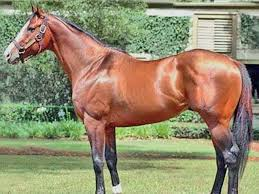
#> input picture Image Edge Detection/horse.jpg, 259 x 194 px, found by its file name
$ python Image_edge_Detection.py
#> lines starting #> are read from the running program, lines starting #| are printed output that depends on the picture
from scipy import ndimage
from matplotlib import image as im
import matplotlib.pyplot as plt
import numpy as np
image=im.imread('Desktop/horse.jpg')
#> image is the input picture: shape (194, 259, 3); mean R, G, B 148.6, 139.7, 109.7
r=image[:,:,0]
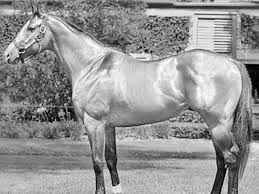
#> r: shape (194, 259); min 0, max 255, mean 148.6
g=image[:,:,1]
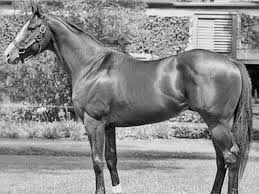
#> g: shape (194, 259); min 0, max 255, mean 139.7
b=image[:,:,2]
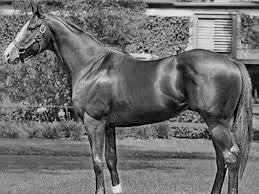
#> b: shape (194, 259); min 0, max 244, mean 109.7
grey_scale=0.21 * r + 0.72 * g + 0.07 * b
plt.gray()
edge_horizont=ndimage.sobel(grey_scale, 0)
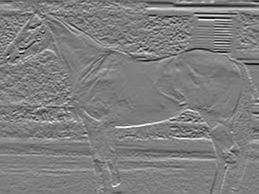
#> edge_horizont: shape (194, 259) float64; min -771.7, max 777.3, mean 0.6; drawn with min black and max white
edge_vertical=ndimage.sobel(grey_scale, 1)
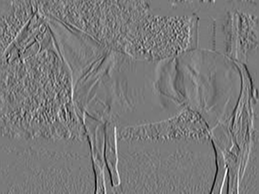
#> edge_vertical: shape (194, 259) float64; min -822.1, max 893.8, mean -0.7; drawn with min black and max white
magnitude=np.hypot(edge_horizont, edge_vertical)
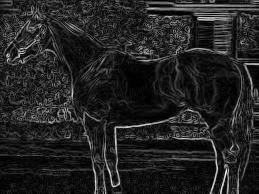
#> magnitude: shape (194, 259) float64; min 0, max 914.6, mean 127.4; drawn with min black and max white
plt.subplot(1,3,1)
plt.imshow(image)
plt.title('oringal image')
plt.subplot(1,3,2)
plt.imshow(grey_scale)
plt.title("greyimage")
plt.subplot(1,3,3)
plt.imshow(magnitude)
plt.title('edge detected image')

$ run again, with Image Edge Detection/graps.jpg copied over Image Edge Detection/horse.jpg
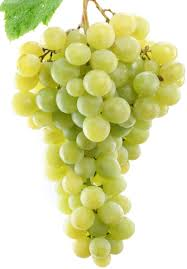
#> input picture Image Edge Detection/graps.jpg, 187 x 269 px, found by its file name
#> image is the input picture: shape (269, 187, 3); mean R, G, B 218.4, 220.6, 166.2
#> `edge_vertical=ndimage.sobel(grey_scale, 1)`:
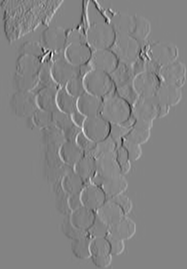
#> edge_vertical: shape (269, 187) float64; min -741.6, max 693.4, mean 0.1; drawn with min black and max white
#> `magnitude=np.hypot(edge_horizont, edge_vertical)`:
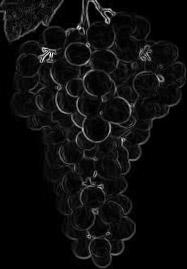
#> magnitude: shape (269, 187) float64; min 0, max 763.3, mean 39.9; drawn with min black and max white
